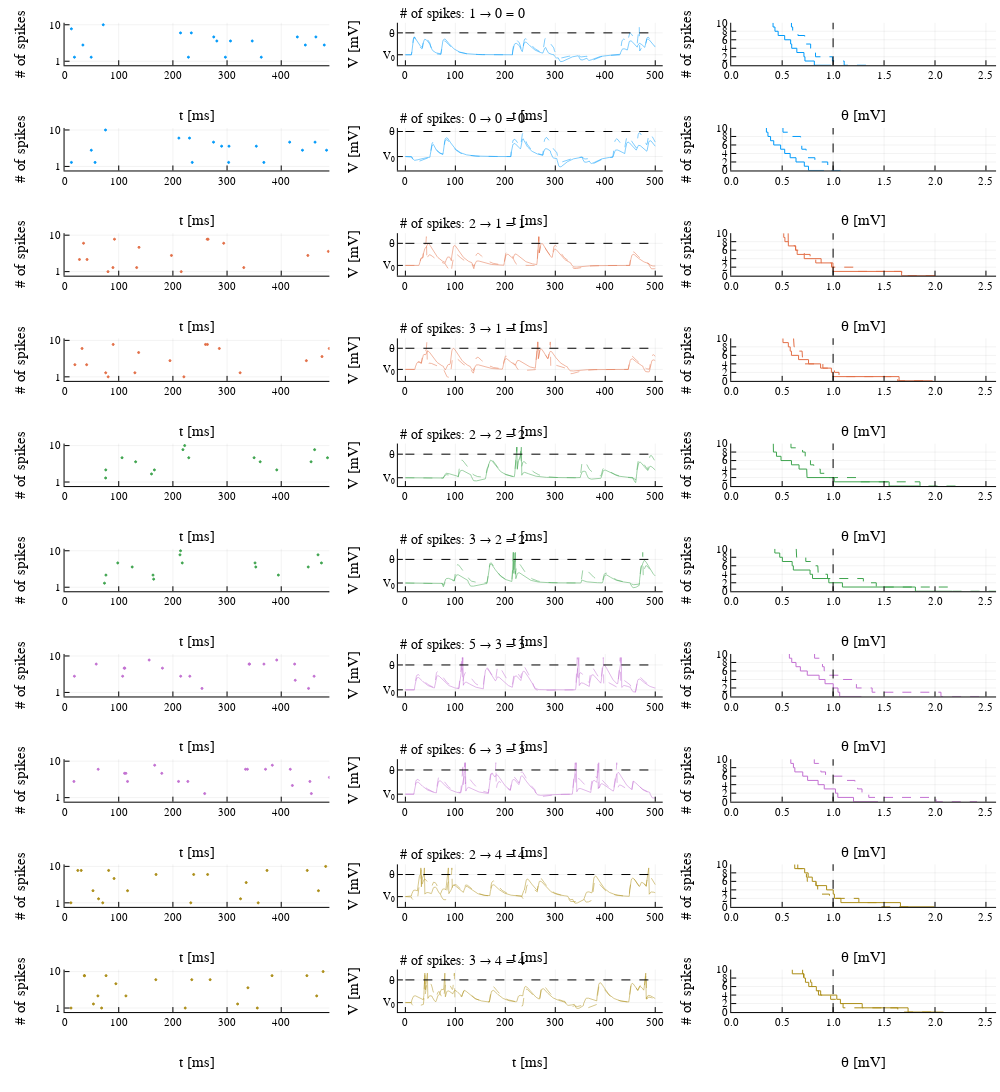

The cell this chart's notebook holds for it:
### Markdown cell above
## Plots

### Code cell
# Prepare to plot
plotlyjs(size = (1000, 1500))
cols = collect(1:n_classes)#palette(:rainbow, n_classes)

# Plots
inp_plots = [PlotInputs(s.x, color = cols[s.y + 1])
             for s ∈ samples]
train_plots = [PlotPotential(tmp, out_b = ob.V, out = oa.V,
                             N_b = length(ob.spikes), N = length(oa.spikes),
                             N_t = s.y, t = t, color = cols[s.y + 1])
               for (s, ob, oa) ∈ zip(samples, out_b, out_a)]
STS_plots = [PlotSTS(tmp, θ⃰_b = θ⃰_o, θ⃰ = θ⃰_n,
                     color = cols[s.y + 1])
             for (s, θ⃰_o, θ⃰_n) ∈ zip(samples, θ⃰_b, θ⃰_a)]
ip = plot(inp_plots..., layout = (length(inp_plots), 1), link = :all)
tp = plot(train_plots..., layout = (length(train_plots), 1), link = :all)
sp = plot(STS_plots..., layout = (length(STS_plots), 1), link = :all)
p = plot(ip, tp, sp, layout = (1, 3), left_margin = 8mm, bottom_margin = 15mm)
